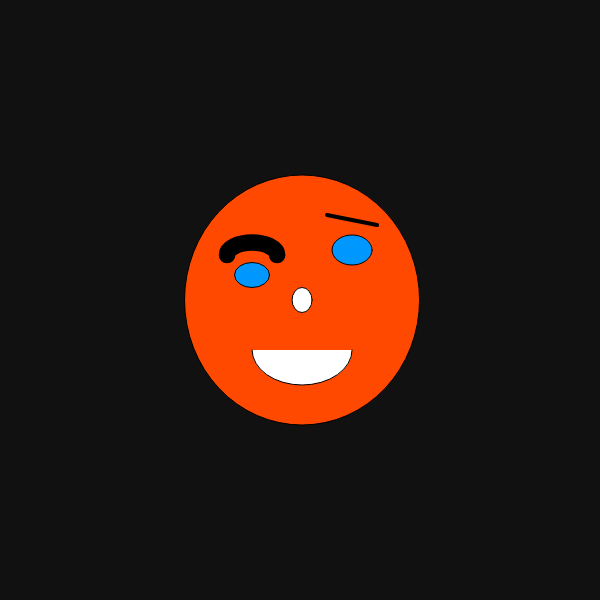
Frame 1 (no input)
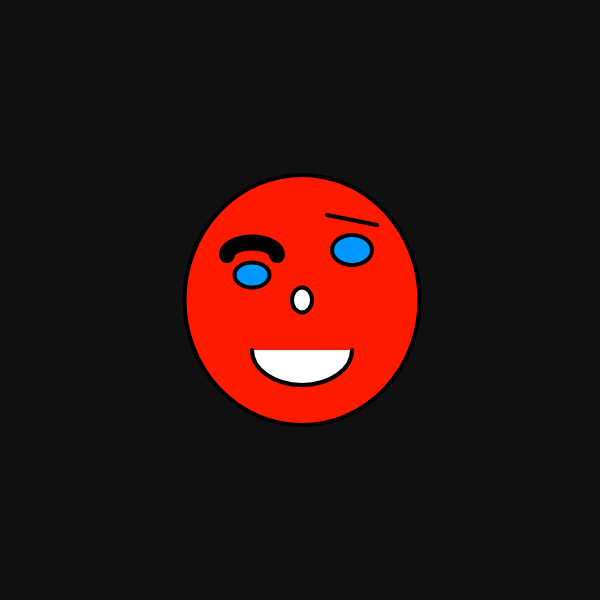
Frame 60 (no input)
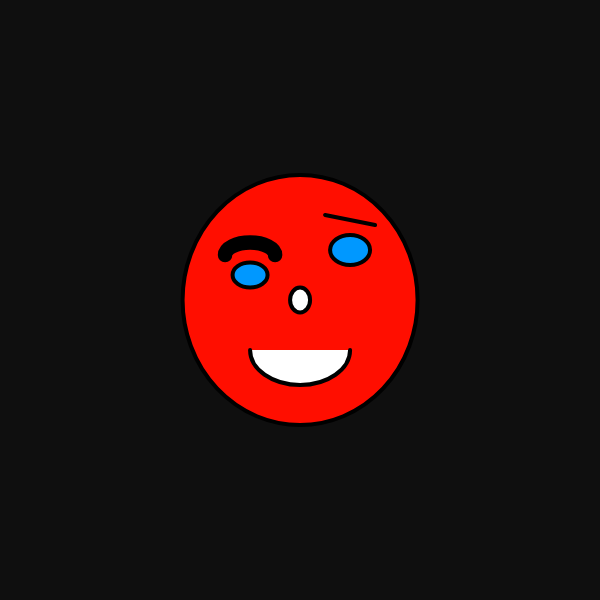
Frame 120 (the mouse pressed at the canvas centre since frame 60)

The p5.js sketch that drew these frames (run headless with seeded random() and noise() and a simulated clock; from frame 60 on, the mouse is pressed at the canvas centre):

// p5.js sketch
// ── sketch.js
function setup() {
  createCanvas(600, 600);
}
//farem canvis aleatoris amb random i canvis suaus amb noise
function draw() {
  let canvigran= random(0,255);
  let canvisuau= noise(0.001*frameCount)*25;
  let canvisuau2= noise(0.001*frameCount+10000)*127;
  background(canvisuau);//fons de color gris, perquè hi ha un numero entre 0 i 255 i el 0 és negre i el 255 és blanc
  let tremolor=random(0, 10);
  let tremolorsuau=noise(0.001*frameCount)*10
  print(tremolorsuau);
  fill(249+canvisuau,255-canvigran,79-canvigran);//fill significa omplir de color el que hi ha  print("Canvi petit: "+canvipetit); continuació en aquest cas el·lipses. El primer número és el nivell de vermellor(R:red), el segon número es el nivel de verdor(G=green) i el tercer número és el nivell  de   blabor(B:blue).Podem fer 255·255·255:16.700.000 de colors diferents.He de posar el color que vulgui els ulls i la cara canviant els 3 números, buscant a google colors RGB
  ellipse(300+tremolor,300,235,250);//Es la cara sensera. El primer número significa la posició X (horitzontal) del centre de la el·lipse. El segon número significa la posició Y (vertical) del centre de la el·lipse. El tercer número significa l'amplada de la el·lipse en píxels i el quart l'alçada del el·lipse. Sempre els números contats des de la cantonada superior esquerra, es a dir el punt 0,0 es troba diferent que a matemàtiques (cantonada inferior esquerra)

  fill(33-canvigran, 152, 255+canvigran)//Color dels ulls
  ellipse(250+tremolor,275,35,25);//És l'ull dret perquè és 250 de X al centre
  ellipse(350+tremolor,250,40,30);//És l'ull esquerre perquè es 350 píxels de X del centre
  fill(255,255,255)//És el color de la boca i és vermellós perquè té molta quantitat de vermell
  arc(300+tremolor,350,100,70,0,PI);//Boca
  ellipse(300+tremolor,300,20,25);//Nas
  noFill();//No oplis de color la cella
  strokeWeight(canvisuau);
  arc(250+tremolor,255,50,25,PI,0);//Cella esquerra
  strokeWeight(4);
  line(325+tremolor,215,375+tremolor,225)//Cella dreta: els dos primers números són la X
}
